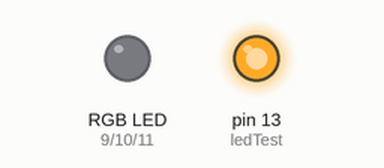
This sketch was run on a simulated Arduino Uno, built with avr-gcc and run on an emulated ATmega328P. Shown: an RGB LED mixed from three pins (HIGH = lit), output pins drawn as LEDs (lit = HIGH). Dim RGB values are drawn brighter than linear.

Above: at 0.1 s.
At 3.16 s:
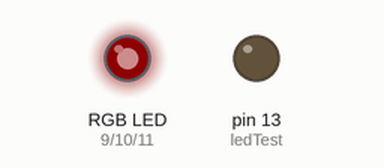
At 21.0 s:
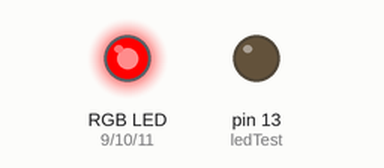
At 24.1 s:
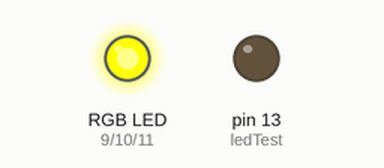
At 27.1 s:
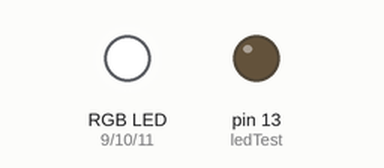
At 33.2 s:
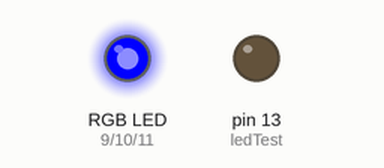
Timing chart, 0 to 40.0 s (numbered marks = the images above):
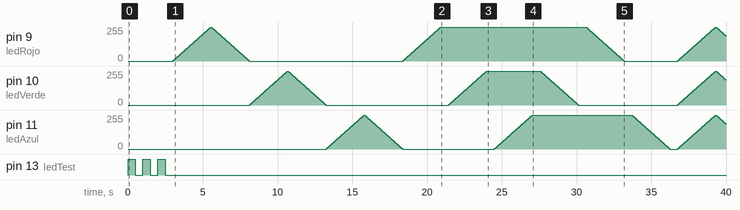

The sketch:

luces_rgb.ino
```cpp
// Definición de variables

int ledRojo = 9;
int ledVerde = 10;
int ledAzul = 11;

int ledTest = 13;

int rojo = 0;
int verde = 0;
int azul = 0;
int todos = 0;

// Inicialización de la placa
void setup () {
    // Iniciar pines

    pinMode(ledRojo, OUTPUT);
    pinMode(ledVerde, OUTPUT);
    pinMode(ledAzul, OUTPUT);
    pinMode(ledTest, OUTPUT);

    // Apagar los leds
    analogWrite(ledRojo, 0);
    analogWrite(ledVerde, 0);
    analogWrite(ledAzul, 0);
    digitalWrite(ledTest, LOW);

    // Saludo inicial (handshake)
    for (int i = 0; i < 3; i++) {
        digitalWrite(ledTest, HIGH);
        delay(500);
        digitalWrite(ledTest, LOW);
        delay(500);
    }
}

// Bucle infinito
void loop () {
    // Enciendo y apago gradualmente el led rojo
    gradualUp(ledRojo);
    gradualDown(ledRojo);

    // Enciendo y apago gradualmente el led verde
    gradualUp(ledVerde);
    gradualDown(ledVerde);

    // Enciendo y apago gradualmente el led azul
    gradualUp(ledAzul);
    gradualDown(ledAzul);

    // Enciendo gradualmente el rojo
    gradualUp(ledRojo);
    delay(500);

    // Sumo gradualmente el verde
    gradualUp(ledVerde);
    delay(500);

    // Sumo gradualmente el azul
    gradualUp(ledAzul);
    delay(500);

    // Resto gradualmente el verde
    gradualDown(ledVerde);
    delay(500);

    // Resto gradualmente el rojo
    gradualDown(ledRojo);
    delay(500);

    // Resto gradualmente el azul
    gradualDown(ledAzul);

    delay(500);

    for (todos = 0; todos <= 255; todos++) {
        analogWrite(ledRojo, todos);
        analogWrite(ledVerde, todos);
        analogWrite(ledAzul, todos);
        delay(10);
    }

    for (todos = 255; todos >= 0; todos--) {
        analogWrite(ledRojo, todos);
        analogWrite(ledVerde, todos);
        analogWrite(ledAzul, todos);
        delay(10);
    }
}

void gradualUp (int led) {
    for (int i = 0; i <= 255; i++) {
        analogWrite(led, i);
        delay(10);
    }
}

void gradualDown(int led) {
    for (int i = 255; i >= 0; i--) {
        analogWrite(led, i);
        delay(10);
    }
}

void setLedRGB (int r, int g, int b) {
    analogWrite(ledRojo, r);
    analogWrite(ledVerde, g);
    analogWrite(ledAzul, b);
}
```
